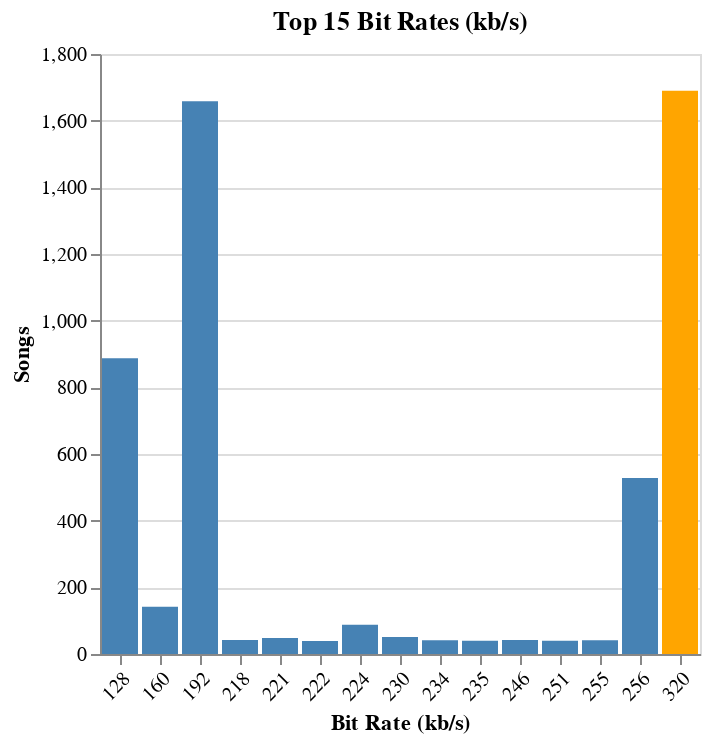

The code cell stored with this chart in its notebook:
### Markdown cell above
And now let's plot all the top 15 most popular rates, and highlight the one with the highest song count.

### Code cell
top_bitrate = top_15_bitrates.top_k(1, by="Count").to_numpy()[0][0]
alt.Chart(top_15_bitrates, title="Top 15 Bit Rates (kb/s)").mark_bar().encode(
    x=alt.X("Bitrate:O", title='Bit Rate (kb/s)', axis=alt.Axis(labelAngle=-45)),
    y=alt.Y("Count:Q", title="Songs"),
    color=alt.condition(
        alt.datum.Bitrate == top_bitrate,
        alt.value('orange'),
        alt.value('steelblue')
    )
)

### Figure 1 — Vega-Lite specification as saved in the notebook (floating-point values rounded to 4 significant figures)
{"config": {"view": {"continuousWidth": 300, "continuousHeight": 300}}, "data": {"name": "data-35e8248e990dae4ceb8b2cb064167551"}, "mark": {"type": "bar"}, "encoding": {"color": {"condition": {"test": "(datum.Bitrate === 320)", "value": "orange"}, "value": "steelblue"}, "x": {"axis": {"labelAngle": -45}, "field": "Bitrate", "title": "Bit Rate (kb/s)", "type": "ordinal"}, "y": {"field": "Count", "title": "Songs", "type": "quantitative"}}, "title": "Top 15 Bit Rates (kb/s)", "$schema": "https://vega.github.io/schema/vega-lite/v5.14.1.json", "datasets": {"data-35e8248e990dae4ceb8b2cb064167551": [{"Bitrate": 320, "Count": 1690}, {"Bitrate": 192, "Count": 1658}, {"Bitrate": 128, "Count": 887}, {"Bitrate": 256, "Count": 528}, {"Bitrate": 160, "Count": 142}, {"Bitrate": 224, "Count": 88}, {"Bitrate": 230, "Count": 51}, {"Bitrate": 221, "Count": 48}, {"Bitrate": 246, "Count": 42}, {"Bitrate": 218, "Count": 42}, {"Bitrate": 234, "Count": 41}, {"Bitrate": 255, "Count": 41}, {"Bitrate": 251, "Count": 40}, {"Bitrate": 235, "Count": 40}, {"Bitrate": 222, "Count": 39}]}}
